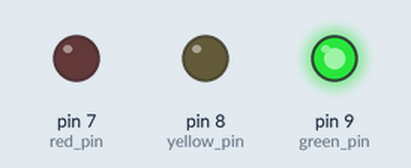
This sketch was run on a simulated Arduino Uno, built with avr-gcc and run on an emulated ATmega328P. On the bench: output pins drawn as LEDs (lit = HIGH).

Above: at 1.0 s.
At 2.5 s:
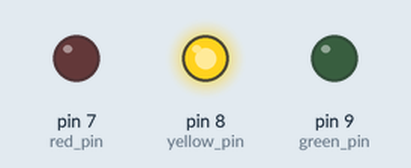
At 5.0 s:
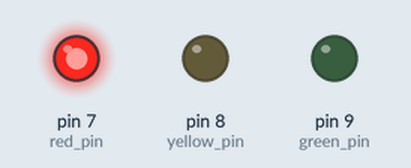
Timing chart, 0 to 9.1 s (numbered marks = the images above):
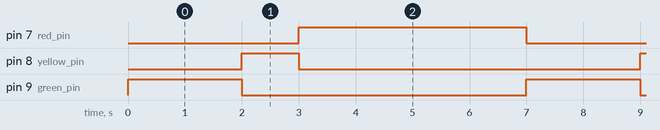

The sketch:

traffic-lights.ino
```cpp
const int red_pin = 7;
const int yellow_pin = 8;
const int green_pin = 9;

void setup() {
  pinMode(red_pin, OUTPUT);
  pinMode(yellow_pin, OUTPUT);
  pinMode(green_pin, OUTPUT);
}

void loop() {
  setLeds(LOW, LOW, HIGH);
  delay(2000);

  setLeds(LOW, HIGH, LOW);
  delay(1000);

  setLeds(HIGH, LOW, LOW);
  delay(4000);
}

void setLeds(bool red, bool yellow, bool green) {
  digitalWrite(red_pin, red);
  digitalWrite(yellow_pin, yellow);
  digitalWrite(green_pin, green);
}
```

Measured:
- by itself, pin 7 (red_pin): alternates HIGH for 4.0 s and LOW for 3.0 s
- by itself, pin 8 (yellow_pin): alternates HIGH for 1.0 s and LOW for 6.0 s
- by itself, pin 9 (green_pin): alternates HIGH for 2.0 s and LOW for 5.0 s
